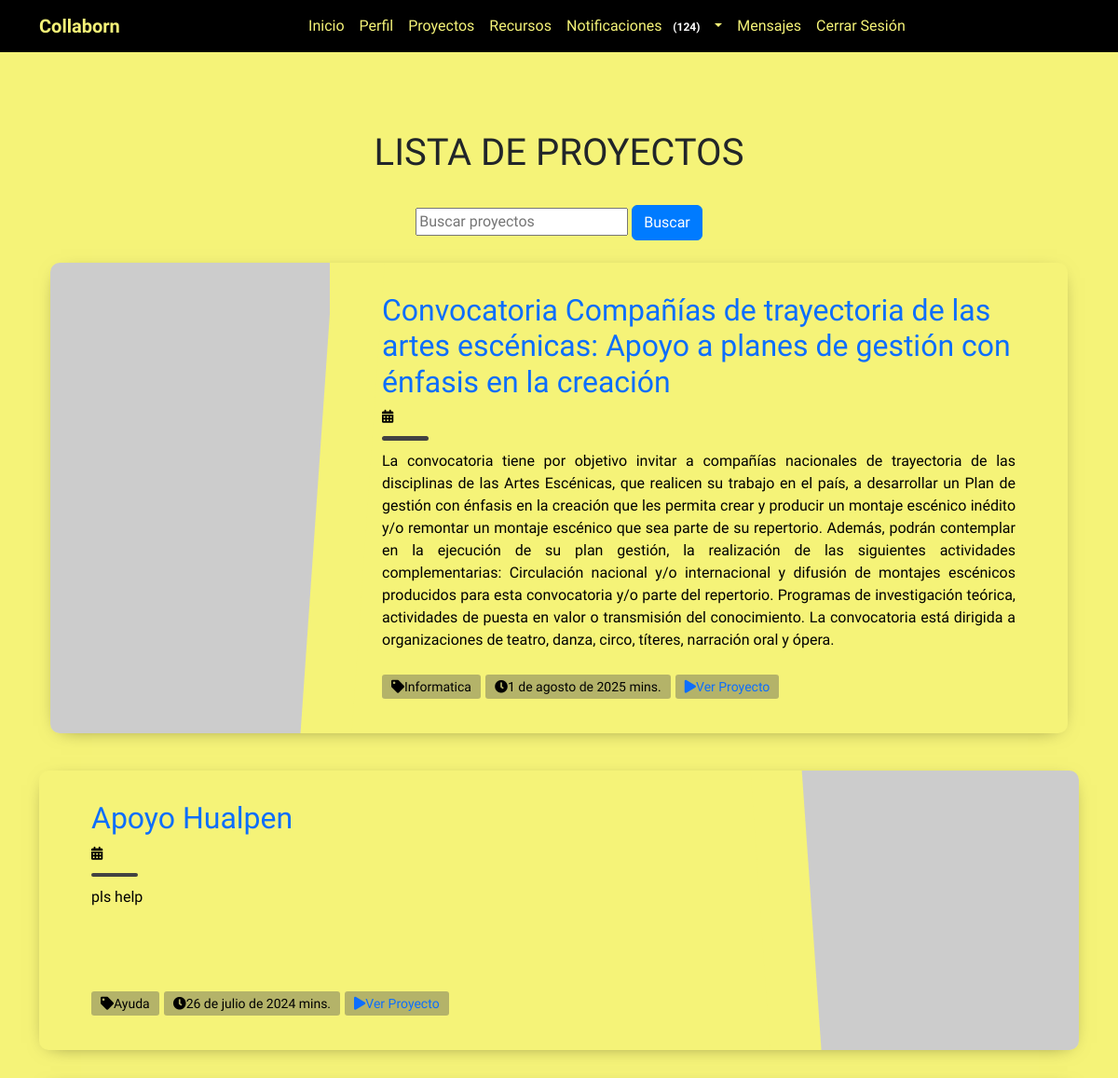
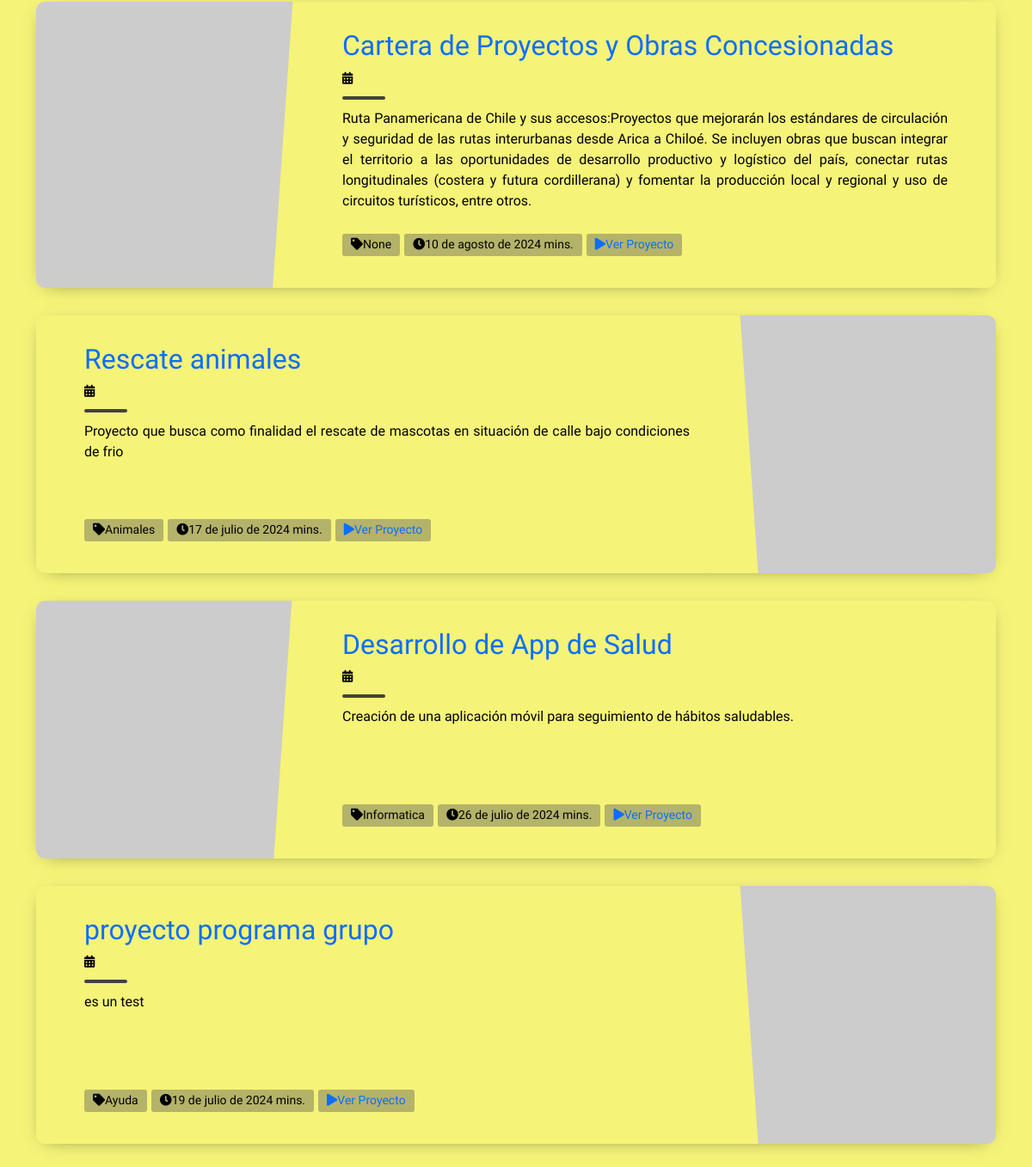
The app's page /proyectos/ (signed in) with its own data (2 pictures, top to bottom).
### myapp/models.py (models this page shows, shortened)
class Proyecto(models.Model):
    nombre = models.CharField(max_length=200)
    descripcion = models.TextField()
    fecha_inicio = models.DateField()
    fecha_fin = models.DateField()
    ciudad = models.CharField(max_length=100, blank=True, null=True)
    imagen = models.ImageField(upload_to='proyectos/', blank=True, null=True)
    categoria = models.CharField(max_length=100, blank=True, null=True)
    creador = models.ForeignKey(User, on_delete=models.CASCADE)

### myapp/views.py (the view)
# urls.py: path('proyectos/', views.proyecto_lista, name='proyecto_lista'),
@login_required
def proyecto_lista(request):
    query = request.GET.get('q', '')
    if query:
        proyectos = Proyecto.objects.filter(
            Q(nombre__icontains=query) | Q(descripcion__icontains=query)
        )
    else:
        proyectos = Proyecto.objects.all()
    return render(request, 'myapp/proyecto_lista.html', {'proyectos': proyectos})

### myapp/templates/myapp/proyecto_lista.html (shortened to what this page needs)
{% extends 'myapp/base.html' %}
{% load static %}
{% block content %}
<!DOCTYPE html>
<html lang="en">
<head>
    <link rel="stylesheet" href="{% static 'css/proyecto_lista.css' %}">
</head>
<body>
<section class="light">
    <div class="container py-2">
        <div class="h1 text-center text-dark" id="pageHeaderTitle">Lista de Proyectos</div>
        <form method="get" class="text-center my-4">
            <input type="text" name="q" placeholder="Buscar proyectos" value="{{ request.GET.q }}">
            <button type="submit" class="btn btn-primary">Buscar</button>
        </form>
        {% for proyecto in proyectos %}
        <article class="postcard light blue">
            <a class="postcard__img_link" href="#">
                <img class="postcard__img" src="https://picsum.photos/1000/1000" alt="Project Image" />
            </a>
            <div class="postcard__text t-dark">
                <h1 class="postcard__title blue"><a href="{% url 'proyecto_detalle' proyecto.id %}">{{ proyecto.nombre }}</a></h1>
                <div class="postcard__subtitle small">
                    <time datetime="{{ proyecto.fecha_creacion }}">
                        <i class="fas fa-calendar-alt mr-2"></i>{{ proyecto.fecha_creacion }}
                    </time>
                </div>
                <div class="postcard__bar"></div>
                <div class="postcard__preview-txt">{{ proyecto.descripcion }}</div>
                <ul class="postcard__tagbox">
                    <li class="tag__item"><i class="fas fa-tag mr-2"></i>{{ proyecto.categoria }}</li>
                    <li class="tag__item"><i class="fas fa-clock mr-2"></i>{{ proyecto.fecha_fin}} mins.</li>
                    <li class="tag__item play blue">
                        <a href="#"><i class="fas fa-play mr-2"></i>Ver Proyecto</a>
                    </li>
                </ul>
                </div>
            </div>
        </article>
        {% endfor %}
</section>
</body>
</html>
{% endblock %}

### myapp/static/css/style.css (style rules this page uses)
body { padding-top: 20px; }
.btn-primary { background-color: #007bff; border-color: #007bff; }

### myapp/static/css/register.css (style rules this page uses)
body { background-color: #dcc4fa; }

### myapp/static/css/proyecto_lista.css (style rules this page uses)
body { font-family: "Baloo 2", cursive; font-size: 16px; color: #000000; text-rendering: optimizeLegibility; font-weight: initial; }
.light { background: #f5f378; }
a, a:hover { text-decoration: none; transition: color 0.3s ease-in-out; }
#pageHeaderTitle { margin: 2rem 0; text-transform: uppercase; text-align: center; font-size: 2.5rem; }
.postcard { flex-wrap: wrap; display: flex; box-shadow: 0 4px 21px -12px rgba(0, 0, 0, 0.66); border-radius: 10px; margin: 0 0 2rem 0; overflow: hidden; position: relative; color: #000000; }
.postcard.light { background-color: #f5f378; }
.t-dark { color: #000000; }
.postcard__title { font-size: 1.75rem; }
.postcard__img { max-height: 180px; width: 100%; object-fit: cover; position: relative; }
.postcard__img_link { display: contents; }
.postcard__bar { width: 50px; height: 10px; margin: 10px 0; border-radius: 5px; background-color: #424242; transition: width 0.2s ease; }
.postcard__text { padding: 1.5rem; position: relative; display: flex; flex-direction: column; }
.postcard__preview-txt { overflow: hidden; text-overflow: ellipsis; text-align: justify; height: 100%; }
.postcard__tagbox { display: flex; flex-flow: row wrap; font-size: 14px; margin: 20px 0 0 0; padding: 0; justify-content: center; }
.postcard__tagbox .tag__item { display: inline-block; background: rgba(83, 83, 83, 0.4); border-radius: 3px; padding: 2.5px 10px; margin: 0 5px 5px 0; cursor: default; user-select: none; transition: background-color 0.3s; }
@media screen and (min-width: 769px) { .postcard { flex-wrap: inherit; } }
@media screen and (min-width: 769px) { .postcard__title { font-size: 2rem; } }
@media screen and (min-width: 769px) { .postcard__tagbox { justify-content: start; } }
@media screen and (min-width: 769px) { .postcard__img { max-width: 300px; max-height: 100%; transition: transform 0.3s ease; } }
@media screen and (min-width: 769px) { .postcard__text { padding: 3rem; width: 100%; } }
@media screen and (min-width: 769px) { .postcard__text::before { content: ""; position: absolute; display: block; background: #000000; top: -20%; height: 130%; width: 55px; } }
@media screen and (min-width: 769px) { .postcard:nth-child(2n+1) { flex-direction: row; } }
@media screen and (min-width: 769px) { .postcard:nth-child(2n+0) { flex-direction: row-reverse; } }
@media screen and (min-width: 769px) { .postcard:nth-child(2n+1) .postcard__text::before { left: -12px !important; transform: rotate(4deg); } }
@media screen and (min-width: 769px) { .postcard:nth-child(2n+0) .postcard__text::before { right: -12px !important; transform: rotate(-4deg); } }
@media screen and (min-width: 1024px) { .postcard__text { padding: 2rem 3.5rem; } }
@media screen and (min-width: 1024px) { .postcard__text::before { content: ""; position: absolute; display: block; top: -20%; height: 130%; width: 55px; } }
@media screen and (min-width: 1024px) { .postcard.light .postcard__text::before { background: #f5f378; } }

### myapp/templates/myapp/base.html (style rules this page uses)
body { background-color: #f5f378; }

### records on screen
Proyecto: nombre "Convocatoria Compañías de trayectoria de las artes escénicas: Apoyo a planes de gestión con énfasis en la creación", descripcion "La convocatoria tiene por objetivo invitar a compañías nacionales de trayectoria de las disciplinas de las Artes Escénicas, que realicen su trabajo en el país, a desarrollar un Plan de gestión con énfasis en la creación que les permita crear y producir un montaje escénico inédito y/o remontar un montaje escénico que sea parte de su repertorio. Además, podrán contemplar en la ejecución de su plan gestión, la realización de las siguientes actividades complementarias: Circulación nacional y/o internacional y difusión de montajes escénicos producidos para esta convocatoria y/o parte del repertorio. Programas de investigación teórica, actividades de puesta en valor o transmisión del…", categoria "Informatica", fecha_fin "1 de agosto de 2025"
Proyecto: nombre "Apoyo Hualpen", descripcion "pls help", categoria "Ayuda", fecha_fin "26 de julio de 2024"
Proyecto: nombre "Cartera de Proyectos y Obras Concesionadas", descripcion "Ruta Panamericana de Chile y sus accesos:Proyectos que mejorarán los estándares de circulación y seguridad de las rutas interurbanas desde Arica a Chiloé. Se incluyen obras que buscan integrar el territorio a las oportunidades de desarrollo productivo y logístico del país, conectar rutas longitudinales (costera y futura cordillerana) y fomentar la producción local y regional y uso de circuitos turísticos, entre otros.", categoria "None", fecha_fin "10 de agosto de 2024"
Proyecto: nombre "Rescate animales", descripcion "Proyecto que busca como finalidad el rescate de mascotas en situación de calle bajo condiciones de frio", categoria "Animales", fecha_fin "17 de julio de 2024"
Proyecto: nombre "Desarrollo de App de Salud", descripcion "Creación de una aplicación móvil para seguimiento de hábitos saludables.", categoria "Informatica", fecha_fin "26 de julio de 2024"
Proyecto: nombre "proyecto programa grupo", descripcion "es un test", categoria "Ayuda", fecha_fin "19 de julio de 2024"
